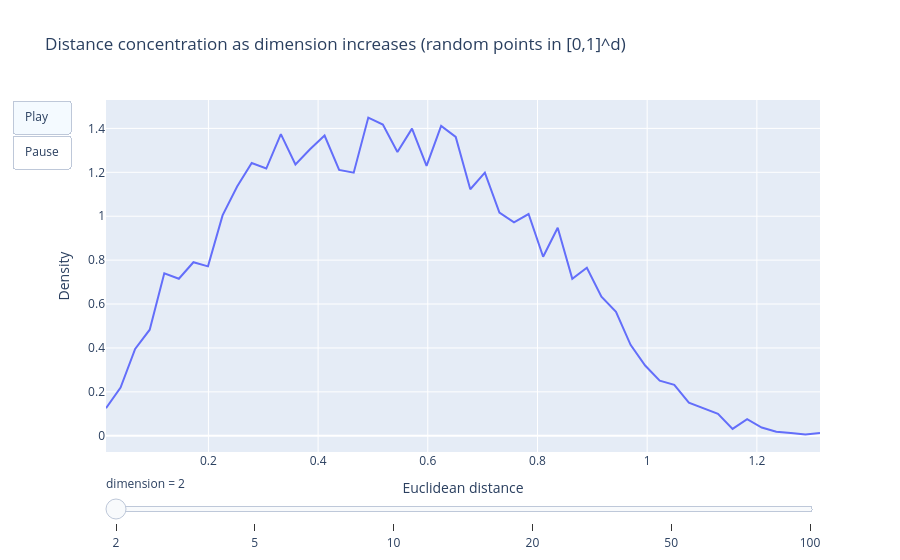

Notebook cell for this chart:
### Markdown cell above
---

# 2) Why raw distances get tricky in high dimensions

A key motivation in the slides: **distances “concentrate”** in high dimensions.

For random points in a hypercube, the closest and farthest distances become *similar* as dimension grows.
That makes “neighborhood” definitions based on raw distance less intuitive.

We’ll visualize this with a slider-like plotly control.

### Code cell
def distance_concentration_demo(n=800, dims=(2, 5, 10, 20, 50, 100), seed=0):
    rng = np.random.RandomState(seed)
    frames = []
    base = None

    for d in dims:
        Xd = rng.rand(n, d)
        # Sample pairwise distances without forming the full matrix (cheap approximation)
        a = rng.randint(0, n, size=6000)
        b = rng.randint(0, n, size=6000)
        dist = np.linalg.norm(Xd[a] - Xd[b], axis=1)
        hist, edges = np.histogram(dist, bins=50, density=True)
        x = 0.5*(edges[:-1] + edges[1:])
        frames.append(go.Frame(data=[go.Scatter(x=x, y=hist, mode="lines")], name=str(d)))
        if base is None:
            base = (x, hist)

    fig = go.Figure(
        data=[go.Scatter(x=base[0], y=base[1], mode="lines")],
        layout=go.Layout(
            title="Distance concentration as dimension increases (random points in [0,1]^d)",
            xaxis_title="Euclidean distance",
            yaxis_title="Density",
            updatemenus=[{
                "type": "buttons",
                "showactive": True,
                "buttons": [
                    {"label": "Play", "method": "animate", "args": [None, {"frame": {"duration": 800, "redraw": True}}]},
                    {"label": "Pause", "method": "animate", "args": [[None], {"frame": {"duration": 0, "redraw": False}}]},
                ],
            }],
            sliders=[{
                "steps": [{"method": "animate",
                           "args": [[str(d)], {"mode": "immediate", "frame": {"duration": 0, "redraw": True}}],
                           "label": str(d)} for d in dims],
                "currentvalue": {"prefix": "dimension = "}
            }],
        ),
        frames=frames
    )
    return fig

distance_concentration_demo().show()

### Figure 1 — Plotly figure (JSON) as saved in the notebook; plotly's stock layout.template omitted (floating-point values rounded to 4 significant figures)
{"data": [{"mode": "lines", "type": "scatter", "x": [0.01328, 0.03985, 0.06642, 0.09299, 0.1196, 0.1461, 0.1727, 0.1993, 0.2258, 0.2524, 0.279, 0.3055, 0.3321, 0.3587, 0.3852, 0.4118, 0.4384, 0.4649, 0.4915, 0.5181, 0.5446, 0.5712, 0.5978, 0.6244, 0.6509, 0.6775, 0.7041, 0.7306, 0.7572, 0.7838, 0.8103, 0.8369, 0.8635, 0.89, 0.9166, 0.9432, 0.9697, 0.9963, 1.023, 1.049, 1.076, 1.103, 1.129, 1.156, 1.182, 1.209, 1.235, 1.262, 1.289, 1.315], "y": [0.1255, 0.2196, 0.3952, 0.483, 0.7402, 0.7151, 0.7904, 0.7716, 1.004, 1.135, 1.242, 1.217, 1.374, 1.236, 1.305, 1.368, 1.211, 1.198, 1.449, 1.418, 1.292, 1.399, 1.23, 1.411, 1.361, 1.123, 1.198, 1.016, 0.9723, 1.01, 0.8155, 0.9473, 0.7151, 0.7653, 0.6336, 0.5646, 0.414, 0.3199, 0.2509, 0.2321, 0.1506, 0.1255, 0.1004, 0.03137, 0.07528, 0.03764, 0.01882, 0.01255, 0.006273, 0.01255]}], "layout": {"sliders": [{"currentvalue": {"prefix": "dimension = "}, "steps": [{"args": [["2"], {"frame": {"duration": 0, "redraw": true}, "mode": "immediate"}], "label": "2", "method": "animate"}, {"args": [["5"], {"frame": {"duration": 0, "redraw": true}, "mode": "immediate"}], "label": "5", "method": "animate"}, {"args": [["10"], {"frame": {"duration": 0, "redraw": true}, "mode": "immediate"}], "label": "10", "method": "animate"}, {"args": [["20"], {"frame": {"duration": 0, "redraw": true}, "mode": "immediate"}], "label": "20", "method": "animate"}, {"args": [["50"], {"frame": {"duration": 0, "redraw": true}, "mode": "immediate"}], "label": "50", "method": "animate"}, {"args": [["100"], {"frame": {"duration": 0, "redraw": true}, "mode": "immediate"}], "label": "100", "method": "animate"}]}], "title": {"text": "Distance concentration as dimension increases (random points in [0,1]^d)"}, "updatemenus": [{"buttons": [{"args": [null, {"frame": {"duration": 800, "redraw": true}}], "label": "Play", "method": "animate"}, {"args": [[null], {"frame": {"duration": 0, "redraw": false}}], "label": "Pause", "method": "animate"}], "showactive": true, "type": "buttons"}], "xaxis": {"title": {"text": "Euclidean distance"}}, "yaxis": {"title": {"text": "Density"}}}}
